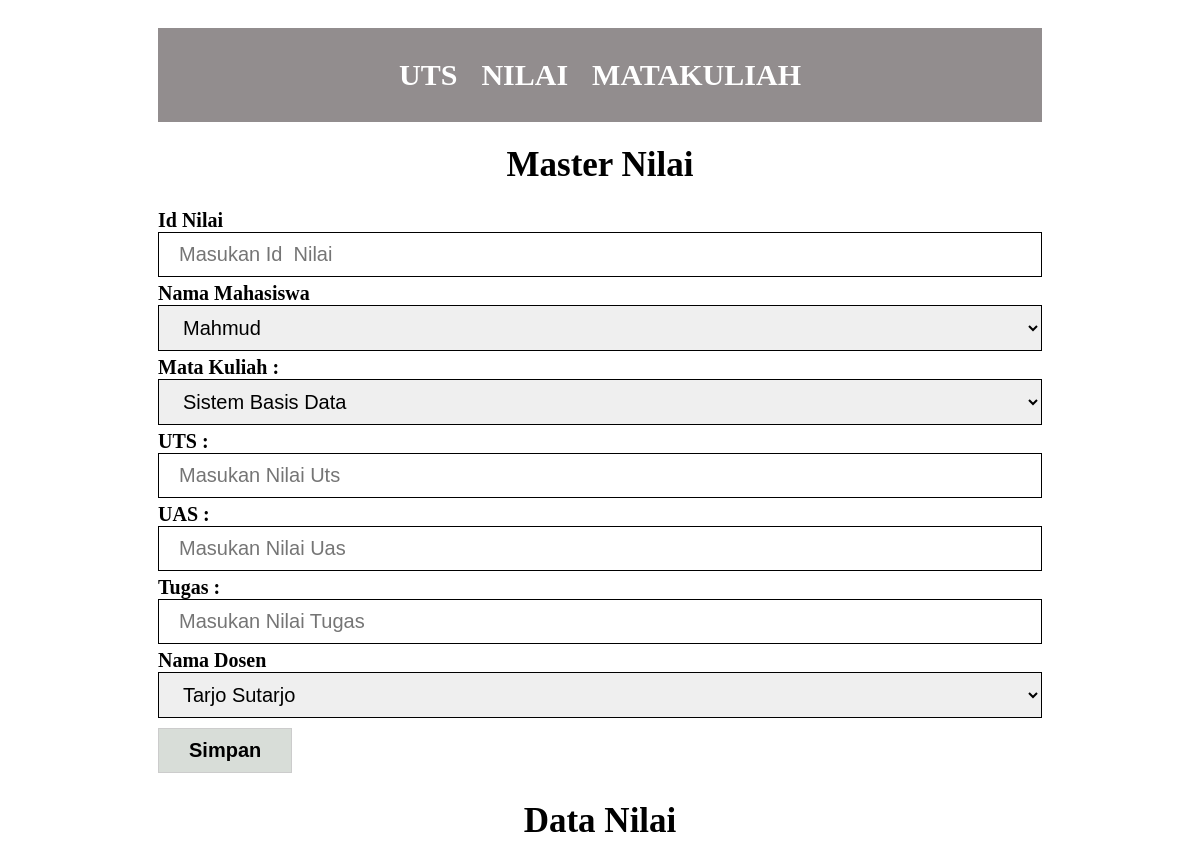
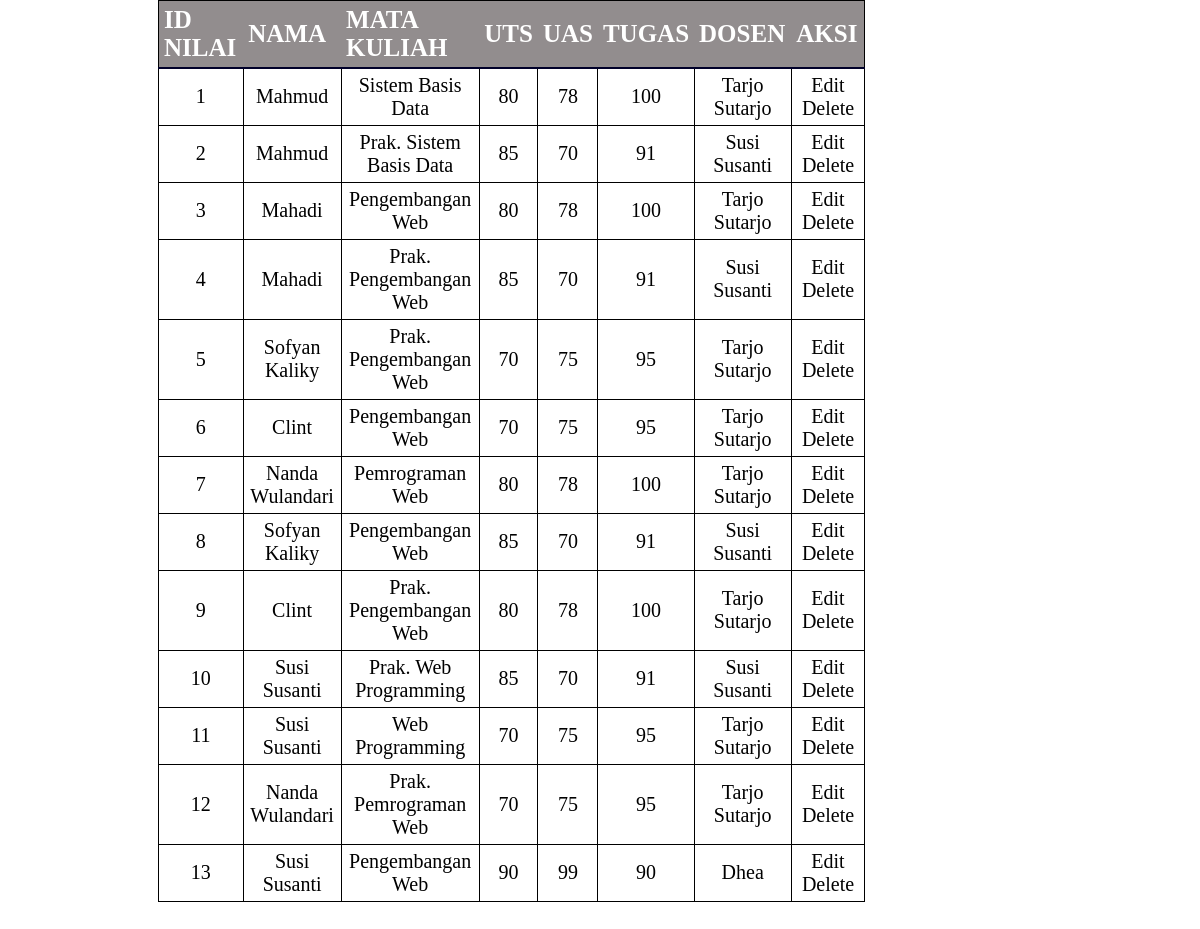
The page /?page=nilai on the database its author committed (2 pictures, top to bottom).
### tables this page shows
CREATE TABLE `nilai` (
  `ID_NILAI` int(11) NOT NULL,
  `NIM` varchar(20) NOT NULL,
  `KODE_MK` varchar(50) DEFAULT NULL,
  `UTS` int(11) DEFAULT NULL,
  `UAS` int(11) DEFAULT NULL,
  `TUGAS` int(11) DEFAULT NULL,
  `NID` varchar(15) DEFAULT NULL
);

CREATE TABLE `mahasiswa` (
  `NIM` varchar(20) NOT NULL,
  `NAMA_MHS` varchar(100) NOT NULL,
  `ALAMAT` varchar(100) NOT NULL,
  `KODE_JURUSAN` varchar(20) NOT NULL
);

CREATE TABLE `matakuliah` (
  `id_mk` varchar(15) NOT NULL,
  `nama_mk` varchar(100) NOT NULL,
  `sks` int(11) NOT NULL,
  `semester` int(11) NOT NULL,
  `kode_jurusan` varchar(15) NOT NULL
);

CREATE TABLE `dosen` (
  `NID` varchar(15) NOT NULL,
  `NAMA_DOSEN` varchar(100) DEFAULT NULL,
  `ALAMAT` varchar(100) DEFAULT NULL
);

### content/nilai.php (the view, shortened to what this page needs)
<body>
    <h1 align="center">Master Nilai</h1>
    <form action="index.php?page=save_nilai" method="POST">
        <label for="">Id Nilai </label><br>
        <input type="text" name="id_nilai" placeholder="Masukan Id  Nilai " required=""><br>
        <label for="">Nama Mahasiswa </label><br>
        <select name="nim" id="">
            <?php
            $sql = $con->prepare("SELECT * FROM mahasiswa");
            $sql->execute();
            while ($mhs = $sql->fetch()) {
                echo "<option value='$mhs[0]'>$mhs[1]</option>";
            }
            ?>
        </select><br>
        <label for="">Mata Kuliah : </label><br>
        <select name="kode_mk" id="">
            <?php
            $sql = $con->prepare("SELECT * FROM matakuliah");
            $sql->execute();
            while ($mk = $sql->fetch()) {
                echo "<option value='$mk[0]'>$mk[1]</option>";
            }
            ?>
        </select><br>
        <label for="">UTS : </label><br>
        <input type="number" name="uts" placeholder="Masukan Nilai Uts" required=""><br>
        <label for="">UAS : </label><br>
        <input type="number" name="uas" placeholder="Masukan Nilai Uas " required=""><br>
        <label for="">Tugas : </label><br>
        <input type="number" name="tugas" placeholder="Masukan Nilai Tugas" required=""><br>
        <label for="">Nama Dosen</label><br>
        <select name="dosen" id="">
            <?php
            $sql = $con->prepare("SELECT * FROM dosen");
            $sql->execute();
            while ($d = $sql->fetch()) {
                echo "<option value='$d[0]'>$d[1]</option>";
            }
            ?>
        </select><br>
        <button type="submit">Simpan</button>
    </form>
    <h1 align="Center">Data Nilai</h1>
    <div class="table-container">
        <table>
            <tr>
                <th>ID NILAI</th>
                <th>NAMA</th>
                <th>MATA KULIAH</th>
                <th>UTS</th>
                <th>UAS</th>
                <th>TUGAS</th>
                <th>DOSEN</th>
                <th>AKSI</th>
            </tr>
            <?php
            $sql = $con->query("SELECT m.*, n.* , mk.*, d.* FROM nilai n INNER JOIN mahasiswa m ON m.NIM = n.NIM INNER JOIN matakuliah mk ON mk.id_mk = n.KODE_MK INNER JOIN dosen d ON d.NID = n.NID");
            $sql->execute();
            while ($r = $sql->fetch(PDO::FETCH_BOTH)) {
                echo "<tr>
                    <td>$r[ID_NILAI]</td>
                    <td>$r[NAMA_MHS]</td>
                    <td>$r[nama_mk]</td>
                    <td>$r[UTS]</td>
                    <td>$r[UAS]</td>
                    <td>$r[TUGAS]</td>
                    <td>$r[NAMA_DOSEN]</td>
                    <td><a href='index.php?page=edit_nilai&id=$r[ID_NILAI]' onclick='return confirm(\"apakah anda yakin mengedit data $r[ID_NILAI] - $r[NAMA_MHS] ?\");'>Edit</a>
                    <a href='index.php?page=delete_nilai&id=$r[ID_NILAI]' onclick='return confirm(\"apakah anda yakin menghapus data  $r[ID_NILAI] - $r[NAMA_MHS] ?\");'>Delete</a>
                    </td>
                </tr>";
            }
            ?>
        </table><br>
    </div>
</body>

### content/style.css (style rules this page uses)
body { padding: 20px 150px; font-family: "Nunito Sans"; color: rgb(0, 0, 0); }
label { font-weight: bold; margin-bottom: 5px; font-size: 20px; }
input, select, textarea { border: 1px solid #000000; padding: 10px 20px; margin-bottom: 5px; width: 100%; box-sizing: border-box; font-size: 20px; }
table { border: 1px solid rgb(0, 0, 0); border-collapse: collapse; font-size: 20px; position: relative; width: 80%; max-width: 100%; overflow: auto; }
th { border-bottom: 2px solid #000029; text-align: left; font-size: 25px; padding: 5px; color: #ffffff; background-color: #928d8e; }
td { border-bottom: 1px dashed rgb(2, 2, 2); text-align: left; padding: 5px; text-align: center; border: 1px solid rgb(0, 0, 0); }
button { margin: 5px 0; font-weight: bold; padding: 10px 30px; margin-bottom: 5px; border: 1px solid #ccc; font-size: 20px; background-color: #d8ddd8; color: rgb(0, 0, 0); }
h1 { font-size: 35px; text-align: center; font-weight: bold; }
a { color: #020202; text-decoration: none; }

### rows shown on the page
nilai: ID_NILAI "1", mahasiswa.NAMA_MHS "Mahmud", matakuliah.nama_mk "Sistem Basis Data", UTS "80", UAS "78", TUGAS "100", NID.NAMA_DOSEN "Tarjo Sutarjo"
nilai: ID_NILAI "2", mahasiswa.NAMA_MHS "Mahmud", matakuliah.nama_mk "Prak. Sistem Basis Data", UTS "85", UAS "70", TUGAS "91", NID.NAMA_DOSEN "Susi Susanti"
nilai: ID_NILAI "3", mahasiswa.NAMA_MHS "Mahadi", matakuliah.nama_mk "Pengembangan Web", UTS "80", UAS "78", TUGAS "100", NID.NAMA_DOSEN "Tarjo Sutarjo"
nilai: ID_NILAI "4", mahasiswa.NAMA_MHS "Mahadi", matakuliah.nama_mk "Prak. Pengembangan Web", UTS "85", UAS "70", TUGAS "91", NID.NAMA_DOSEN "Susi Susanti"
nilai: ID_NILAI "5", mahasiswa.NAMA_MHS "Sofyan Kaliky", matakuliah.nama_mk "Prak. Pengembangan Web", UTS "70", UAS "75", TUGAS "95", NID.NAMA_DOSEN "Tarjo Sutarjo"
nilai: ID_NILAI "6", mahasiswa.NAMA_MHS "Clint", matakuliah.nama_mk "Pengembangan Web", UTS "70", UAS "75", TUGAS "95", NID.NAMA_DOSEN "Tarjo Sutarjo"
nilai: ID_NILAI "7", mahasiswa.NAMA_MHS "Nanda Wulandari", matakuliah.nama_mk "Pemrograman Web", UTS "80", UAS "78", TUGAS "100", NID.NAMA_DOSEN "Tarjo Sutarjo"
nilai: ID_NILAI "8", mahasiswa.NAMA_MHS "Sofyan Kaliky", matakuliah.nama_mk "Pengembangan Web", UTS "85", UAS "70", TUGAS "91", NID.NAMA_DOSEN "Susi Susanti"
nilai: ID_NILAI "9", mahasiswa.NAMA_MHS "Clint", matakuliah.nama_mk "Prak. Pengembangan Web", UTS "80", UAS "78", TUGAS "100", NID.NAMA_DOSEN "Tarjo Sutarjo"
nilai: ID_NILAI "10", mahasiswa.NAMA_MHS "Susi Susanti", matakuliah.nama_mk "Prak. Web Programming", UTS "85", UAS "70", TUGAS "91", NID.NAMA_DOSEN "Susi Susanti"
nilai: ID_NILAI "11", mahasiswa.NAMA_MHS "Susi Susanti", matakuliah.nama_mk "Web Programming", UTS "70", UAS "75", TUGAS "95", NID.NAMA_DOSEN "Tarjo Sutarjo"
nilai: ID_NILAI "12", mahasiswa.NAMA_MHS "Nanda Wulandari", matakuliah.nama_mk "Prak. Pemrograman Web", UTS "70", UAS "75", TUGAS "95", NID.NAMA_DOSEN "Tarjo Sutarjo"
nilai: ID_NILAI "13", mahasiswa.NAMA_MHS "Susi Susanti", matakuliah.nama_mk "Pengembangan Web", UTS "90", UAS "99", TUGAS "90", NID.NAMA_DOSEN "Dhea"

### other values the page prints
form field nim "Mahmud"
form field kode_mk "Sistem Basis Data"
form field dosen "Tarjo Sutarjo"
